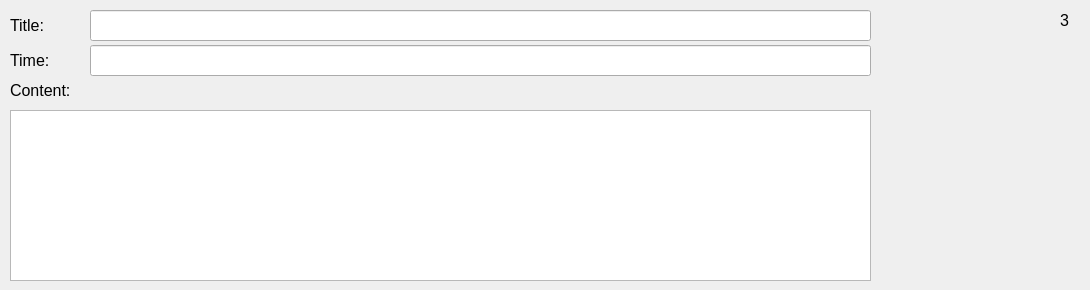
        <widget class="QWidget" name="Page3_2">
         <widget class="QLabel" name="label_52">
          <property name="geometry">
           <rect>
            <x>10</x>
            <y>15</y>
            <width>71</width>
            <height>21</height>
           </rect>
          </property>
          <property name="font">
           <font>
            <pointsize>12</pointsize>
           </font>
          </property>
          <property name="text">
           <string>Title:</string>
          </property>
         </widget>
         <widget class="QLabel" name="label_53">
          <property name="geometry">
           <rect>
            <x>10</x>
            <y>50</y>
            <width>71</width>
            <height>21</height>
           </rect>
          </property>
          <property name="font">
           <font>
            <pointsize>12</pointsize>
           </font>
          </property>
          <property name="text">
           <string>Time:</string>
          </property>
         </widget>
         <widget class="QLineEdit" name="title_13">
          <property name="geometry">
           <rect>
            <x>90</x>
            <y>10</y>
            <width>781</width>
            <height>31</height>
           </rect>
          </property>
          <property name="readOnly">
           <bool>false</bool>
          </property>
         </widget>
         <widget class="QLineEdit" name="time_13">
          <property name="geometry">
           <rect>
            <x>90</x>
            <y>45</y>
            <width>781</width>
            <height>31</height>
           </rect>
          </property>
          <property name="readOnly">
           <bool>false</bool>
          </property>
         </widget>
         <widget class="QLabel" name="label_54">
          <property name="geometry">
           <rect>
            <x>10</x>
            <y>80</y>
            <width>101</width>
            <height>21</height>
           </rect>
          </property>
          <property name="font">
           <font>
            <pointsize>12</pointsize>
           </font>
          </property>
          <property name="text">
           <string>Content:</string>
          </property>
         </widget>
         <widget class="QLabel" name="label_55">
          <property name="geometry">
           <rect>
            <x>1060</x>
            <y>10</y>
            <width>21</width>
            <height>21</height>
           </rect>
          </property>
          <property name="font">
           <font>
            <pointsize>12</pointsize>
           </font>
          </property>
          <property name="layoutDirection">
           <enum>Qt::LeftToRight</enum>
          </property>
          <property name="frameShape">
           <enum>QFrame::NoFrame</enum>
          </property>
          <property name="text">
           <string>3</string>
          </property>
         </widget>
         <widget class="QPlainTextEdit" name="plainTextEdit_13">
          <property name="geometry">
           <rect>
            <x>10</x>
            <y>110</y>
            <width>861</width>
            <height>171</height>
           </rect>
          </property>
          <property name="readOnly">
           <bool>false</bool>
          </property>
         </widget>
        </widget>
